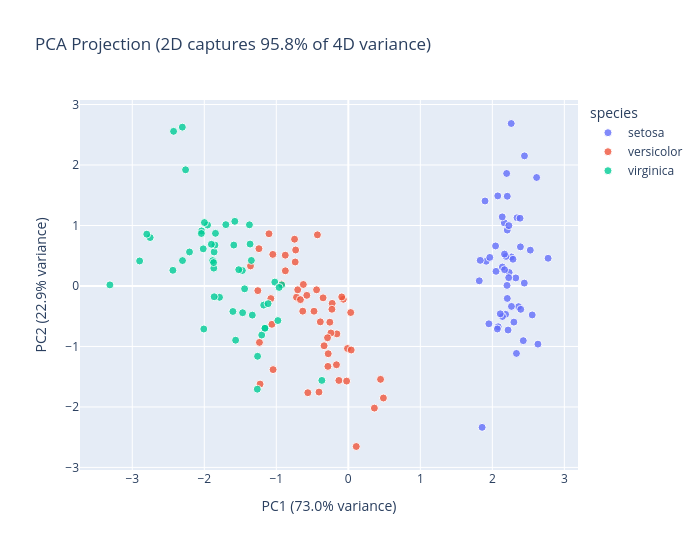

Notebook code for this chart:
### Code cell
# THE BIG REVEAL: plot the 2D projection
pca_df = pd.DataFrame({
    'PC1': X_pca[:, 0],
    'PC2': X_pca[:, 1],
    'species': [target_names[i] for i in y]
})

fig = px.scatter(
    pca_df, x='PC1', y='PC2', color='species',
    title=f'PCA Projection (2D captures {cumulative_var[1]:.1f}% of 4D variance)',
    height=550, width=700,
    opacity=0.8
)
fig.update_traces(marker=dict(size=8, line=dict(width=1, color='white')))
fig.update_layout(
    xaxis_title=f'PC1 ({explained_var[0]:.1f}% variance)',
    yaxis_title=f'PC2 ({explained_var[1]:.1f}% variance)'
)
fig.show()

### Figure 1 — Plotly figure (JSON) as saved in the notebook; plotly's stock layout.template omitted (floating-point values rounded to 4 significant figures)
{"data": [{"hovertemplate": "species=setosa<br>PC1=%{x}<br>PC2=%{y}<extra></extra>", "legendgroup": "setosa", "marker": {"color": "#636efa", "line": {"color": "white", "width": 1}, "opacity": 0.8, "size": 8, "symbol": "circle"}, "mode": "markers", "name": "setosa", "orientation": "v", "showlegend": true, "type": "scatter", "x": [2.265, 2.081, 2.364, 2.299, 2.39, 2.076, 2.444, 2.233, 2.335, 2.184, 2.166, 2.326, 2.218, 2.633, 2.199, 2.262, 2.208, 2.19, 1.899, 2.343, 1.914, 2.207, 2.774, 1.819, 2.227, 1.952, 2.051, 2.169, 2.14, 2.265, 2.14, 1.832, 2.615, 2.446, 2.11, 2.208, 2.045, 2.527, 2.43, 2.17, 2.286, 1.858, 2.554, 1.964, 2.137, 2.07, 2.385, 2.394, 2.229, 2.204], "xaxis": "x", "y": [0.48, -0.6741, -0.3419, -0.5974, 0.6468, 1.489, 0.04764, 0.2231, -1.115, -0.469, 1.044, 0.1331, -0.7287, -0.9615, 1.86, 2.686, 1.484, 0.4888, 1.405, 1.128, 0.4089, 0.9241, 0.4583, 0.08556, 0.1373, -0.6256, 0.2422, 0.5271, 0.3132, -0.3377, -0.5045, 0.4237, 1.794, 2.151, -0.4602, -0.2061, 0.6616, 0.5923, -0.9042, 0.2689, 0.4417, -2.337, -0.4791, 0.4723, 1.142, -0.7111, 1.12, -0.3862, 0.998, 0.009216], "yaxis": "y"}, {"hovertemplate": "species=versicolor<br>PC1=%{x}<br>PC2=%{y}<extra></extra>", "legendgroup": "versicolor", "marker": {"color": "#EF553B", "line": {"color": "white", "width": 1}, "opacity": 0.8, "size": 8, "symbol": "circle"}, "mode": "markers", "name": "versicolor", "orientation": "v", "showlegend": true, "type": "scatter", "x": [-1.102, -0.7313, -1.241, -0.4075, -1.075, -0.3887, -0.7465, 0.4873, -0.9279, -0.01143, 0.1102, -0.4407, -0.5621, -0.7196, 0.03335, -0.8754, -0.3503, -0.1588, -1.225, -0.1649, -0.7377, -0.4763, -1.234, -0.6329, -0.7027, -0.8743, -1.257, -1.358, -0.6648, 0.04026, -0.1308, -0.02345, -0.2415, -1.061, -0.224, -0.4291, -1.049, -1.045, -0.06959, -0.2835, -0.2791, -0.6246, -0.3365, 0.3622, -0.2886, -0.09136, -0.2277, -0.5764, 0.4477, -0.2567], "xaxis": "x", "y": [0.863, 0.5946, 0.6163, -1.754, -0.2084, -0.5933, 0.773, -1.852, 0.03223, -1.034, -2.654, -0.0633, -1.765, -0.1862, -0.439, 0.5091, -0.1963, -0.7921, -1.622, -1.303, 0.3966, -0.4173, -0.9333, -0.4164, -0.06341, 0.2508, -0.07726, 0.3313, -0.2259, -1.059, -1.562, -1.572, -0.7773, -0.6338, -0.2878, 0.8456, 0.5221, -1.383, -0.2195, -1.329, -1.12, 0.02492, -0.9884, -2.019, -0.8557, -0.1812, -0.3849, -0.1549, -1.544, -0.5989], "yaxis": "y"}, {"hovertemplate": "species=virginica<br>PC1=%{x}<br>PC2=%{y}<extra></extra>", "legendgroup": "virginica", "marker": {"color": "#00cc96", "line": {"color": "white", "width": 1}, "opacity": 0.8, "size": 8, "symbol": "circle"}, "mode": "markers", "name": "virginica", "orientation": "v", "showlegend": true, "type": "scatter", "x": [-1.845, -1.158, -2.205, -1.44, -1.868, -2.752, -0.367, -2.302, -2.007, -2.26, -1.364, -1.603, -1.884, -1.26, -1.468, -1.59, -1.471, -2.426, -3.311, -1.264, -2.038, -0.978, -2.898, -1.333, -1.701, -1.954, -1.175, -1.021, -1.788, -1.864, -2.436, -2.305, -1.863, -1.114, -1.202, -2.799, -1.576, -1.346, -0.9248, -1.852, -2.015, -1.902, -1.158, -2.041, -1.998, -1.871, -1.565, -1.521, -1.373, -0.9607], "xaxis": "x", "y": [0.8704, -0.6989, 0.562, -0.04699, 0.295, 0.8004, -1.562, 0.4201, -0.7114, 1.921, 0.6928, -0.4217, 0.4192, -1.162, -0.4423, 0.6762, 0.2556, 2.557, 0.01778, -1.707, 0.9105, -0.5718, 0.4136, -0.4818, 1.014, 1.008, -0.3164, 0.06435, -0.1874, 0.5623, 0.2593, 2.626, -0.1785, -0.2929, -0.8113, 0.8568, 1.069, 0.4224, 0.01722, 0.6761, 0.6139, 0.6896, -0.6989, 0.8675, 1.049, 0.387, -0.8967, 0.2691, 1.011, -0.02433], "yaxis": "y"}], "layout": {"height": 550, "legend": {"title": {"text": "species"}, "tracegroupgap": 0}, "title": {"text": "PCA Projection (2D captures 95.8% of 4D variance)"}, "width": 700, "xaxis": {"anchor": "y", "domain": [0, 1], "title": {"text": "PC1 (73.0% variance)"}}, "yaxis": {"anchor": "x", "domain": [0, 1], "title": {"text": "PC2 (22.9% variance)"}}}}
